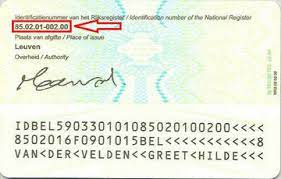
#> input picture data/raw/12.jpeg, 281 x 179 px, found by its file name; its folder holds only this picture in this run
$ python process.py   (older library calls are emulated)
#> lines starting #> are read from the running program, lines starting #| are printed output that depends on the picture; after the words box and inside, x2 and y2 are one past the last pixel; in counts of white or black regions, pixels touching at a corner belong together
#> in _process, image_path is the input picture: shape (179, 281, 3); mean B, G, R 222.3, 236.3, 232.1
### src/data/utils_old.py
from typing import List
import imutils
import cv2
import numpy as np
from typing import List


# [44 lines left out: functions get_skew_angle, rotate_image, not called in this run]


# Deskew image
def deskew(cvImage: np.array) -> np.array:
    angle = get_skew_angle(cvImage)
    return rotate_image(cvImage, -1.0 * angle)


def separate_lines(imageB, imageG):
    M, N = imageB.shape
    lines = []
    for i in range(0, M):
        if np.all(imageB[i, :] == 0):
            lines.append(i)
    l = []
    cmp = 0
    while cmp < len(lines) - 1:
        D = lines[cmp + 1] - lines[cmp]
        if D > 5:
            l.append(lines[cmp])
            l.append(lines[cmp + 1])
        cmp += 1
    l1 = imageG[0 : l[2], :]
    l2 = imageG[l[1] : l[4], :]
    l3 = imageG[l[3] :, :]
    images = [l1, l2, l3]
    l1 = imageB[0 : l[2], :]
    l2 = imageB[l[1] : l[4], :]
    l3 = imageB[l[3] :, :]
    images.append(l1)
    images.append(l2)
    images.append(l3)
    return images


def separate_characters(imageB, imageG):
    M, N = imageB.shape
    lines = [0]
    for i in range(0, N):
        if np.all(imageB[:, i] == 0):
            lines.append(i)
    l = []
    cmp = 0
    while cmp < len(lines) - 1:
        D = lines[cmp + 1] - lines[cmp]
        if D > 1:
            l.append(lines[cmp])
            l.append(lines[cmp + 1])
        cmp += 1
    characters = []
    characters.append(imageG[:, 0 : l[2]])
    cmp = 1
    while cmp < len(l) - 3:
        characters.append(imageG[:, l[cmp] : l[cmp + 3]])
        cmp += 2
    characters.append(imageG[:, l[-3] :])
    return characters


def get_characters_from_image(image: np.array) -> List[List]:
    image = cv2.cvtColor(image, cv2.COLOR_BGR2GRAY)
    rectKernel = cv2.getStructuringElement(cv2.MORPH_RECT, (13, 5))
    sqKernel = cv2.getStructuringElement(cv2.MORPH_RECT, (25, 25))
    image = imutils.resize(image, height=600)
#> image: shape (600, 941)
    gray = cv2.GaussianBlur(image, (3, 3), 0)
    blackhat = cv2.morphologyEx(gray, cv2.MORPH_BLACKHAT, rectKernel)
    gradX = cv2.Sobel(blackhat, ddepth=cv2.CV_32F, dx=1, dy=0, ksize=-1)
    gradX = np.absolute(gradX)
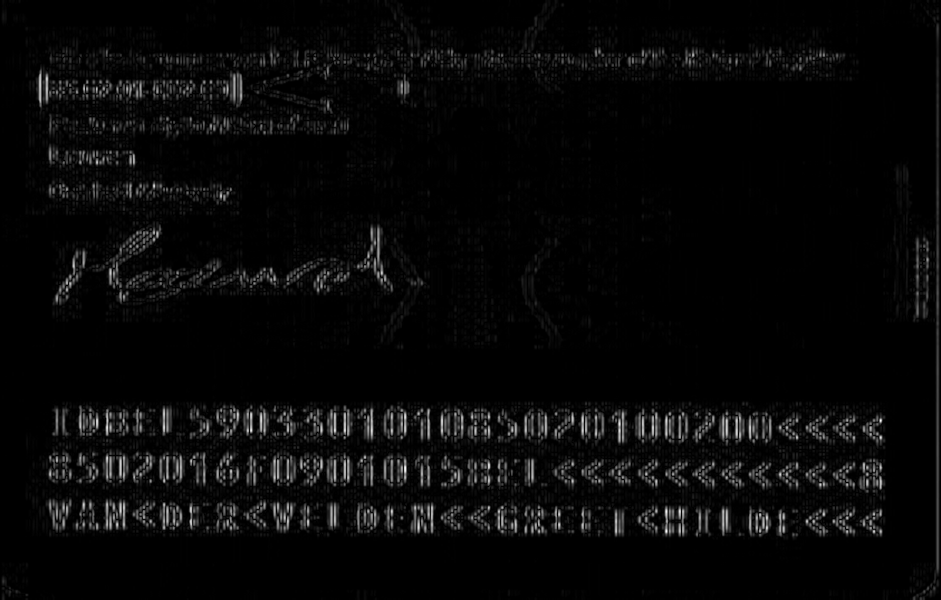
#> gradX: shape (600, 941) float32; min 0, max 2260, mean 76.9; drawn with min black and max white
    (minVal, maxVal) = (np.min(gradX), np.max(gradX))
#> minVal = 0; maxVal = 2260
    gradX = (255 * ((gradX - minVal) / (maxVal - minVal))).astype("uint8")
    gradX = cv2.morphologyEx(gradX, cv2.MORPH_CLOSE, rectKernel)
    thresh = cv2.threshold(gradX, 0, 255, cv2.THRESH_BINARY | cv2.THRESH_OTSU)[1]
#> thresh: shape (600, 941); 11.2% white; 73 white regions (29 under 20 px), largest, box (x1, y1, x2, y2) and area: (190, 406, 883, 445) 14694, (49, 452, 543, 487) 10555, (49, 499, 339, 532) 5599
    thresh = cv2.morphologyEx(thresh, cv2.MORPH_CLOSE, sqKernel)
#> thresh: shape (600, 941); 23.8% white; 6 white regions, box (x1, y1, x2, y2) and area: (49, 406, 883, 536) 98333, (38, 50, 523, 204) 22904, (55, 226, 423, 304) 7430, (914, 238, 941, 600) 3199, (535, 48, 838, 71) 2436, (937, 191, 941, 206) 60
    thresh = cv2.erode(thresh, None, iterations=4)
#> thresh: shape (600, 941); 19.2% white; 18 white regions (6 under 20 px), largest, box (x1, y1, x2, y2) and area: (53, 410, 878, 532) 89105, (42, 57, 325, 194) 13778, (113, 232, 379, 291) 3093
    p = int(image.shape[1] * 0.05)
#> p = 47
    thresh[:, 0:p] = 0
#> thresh: shape (600, 941); 19.2% white; 18 white regions (6 under 20 px), largest, box (x1, y1, x2, y2) and area: (53, 410, 878, 532) 89105, (47, 57, 325, 194) 13655, (113, 232, 379, 291) 3093
    thresh[:, image.shape[1] - p :] = 0
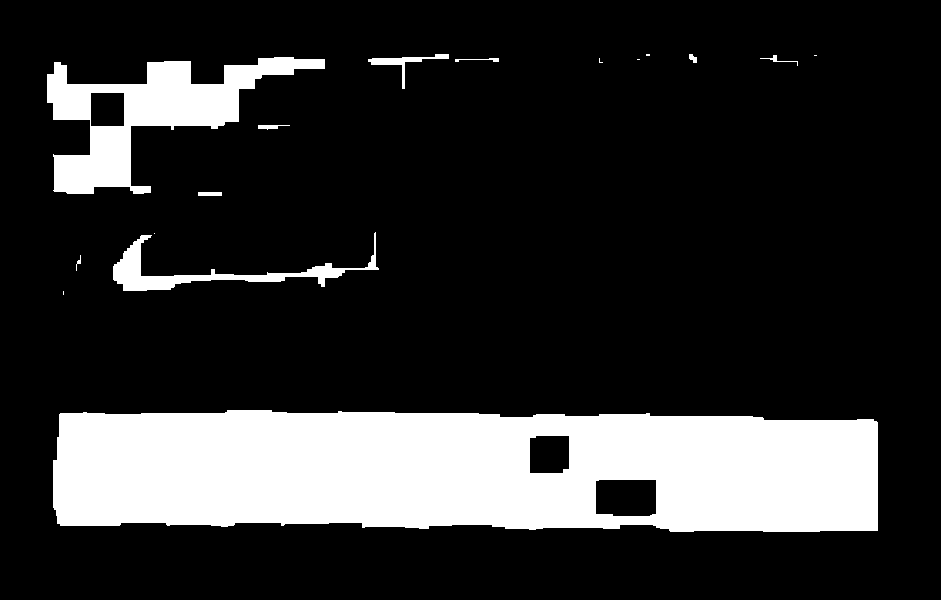
#> thresh: shape (600, 941); 18.9% white; 16 white regions (6 under 20 px)
    cnts = cv2.findContours(thresh.copy(), cv2.RETR_EXTERNAL, cv2.CHAIN_APPROX_SIMPLE)
#> cnts = 16 contours, 7 with area under 20; largest, box (x1, y1, x2, y2) and area: (53, 410, 878, 532) 91678, (47, 57, 325, 194) 14230, (113, 232, 379, 291) 2722, (368, 54, 449, 89) 390, (198, 192, 222, 196) 69
    cnts = imutils.grab_contours(cnts)
    cnts = sorted(cnts, key=cv2.contourArea, reverse=True)
    for c in cnts:
        (x, y, w, h) = cv2.boundingRect(c)
        ar = w / float(h)
        crWidth = w / float(gray.shape[1])
        # 4, 0.5
        if ar > 4 and crWidth > 0.3:
            pX = int((x + w) * 0.04)
            pY = int((y + h) * 0.04)
            (x, y) = (x - pX, y - pY)
            (w, h) = (w + (pX * 2), h + (pY * 2))
            roi = image[y : y + h, x : x + w]
            cv2.rectangle(image, (x, y), (x + w, y + h), (0, 255, 0), 2)
            break
#> this loop made 1 pass
#> (x, y, w, h, ar, crWidth, pX, pY) on pass 1: (18, 389, 895, 164, 6.76, 0.877, 35, 21)
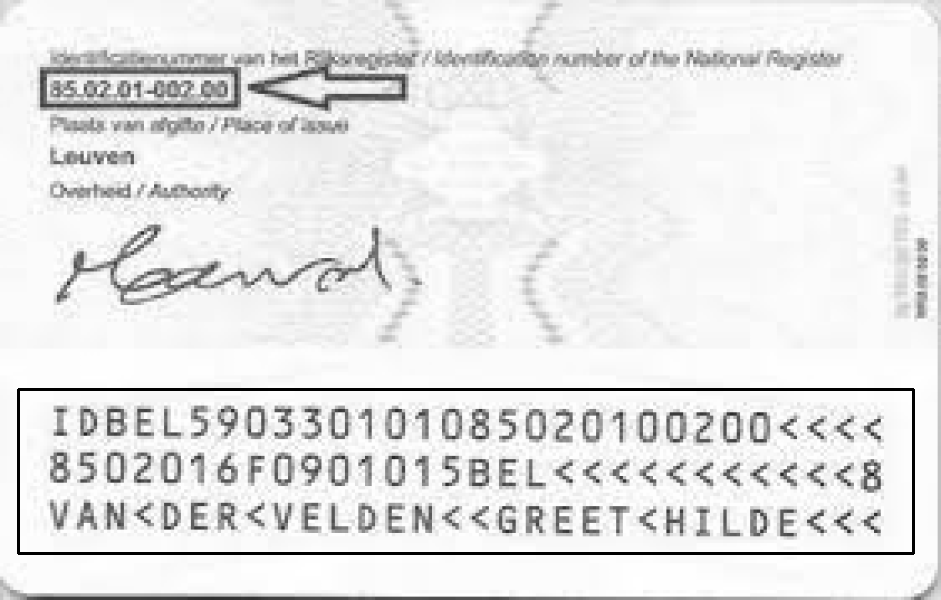
#> image: shape (600, 941); min 0, max 255, mean 230.6
    M, N = roi.shape
#> M = 164; N = 895
    roi[0:1, :] = 255
    roi[M - 1 : M, :] = 255
    roi[:, 0:1] = 255
    roi[:, N - 1 : N] = 255
    (thresh, im_bw1) = cv2.threshold(
        roi, 127, 255, cv2.THRESH_BINARY_INV | cv2.THRESH_OTSU
    )
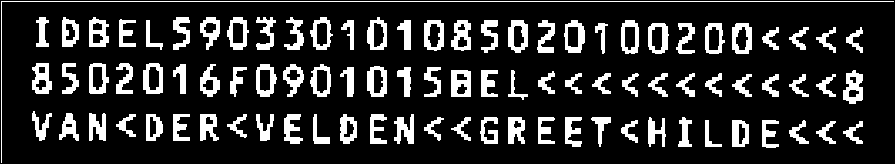
#> im_bw1: shape (164, 895); 17.3% white; 91 white regions, largest, box (x1, y1, x2, y2) and area: (1, 1, 894, 163) 1054, (843, 70, 863, 104) 423, (451, 70, 471, 97) 420
#> thresh = 181
    M, N = roi.shape
    im_bw1 = im_bw1[3:M, 3:N]
#> im_bw1: shape (161, 892); 16.9% white; 90 white regions, largest, box (x1, y1, x2, y2) and area: (840, 67, 860, 101) 423, (448, 67, 468, 94) 420, (505, 17, 525, 50) 395
    roi = roi[3:M, 3:N]
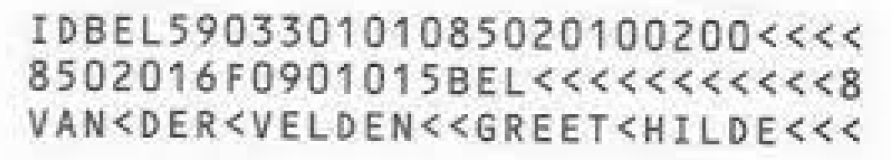
#> roi: shape (161, 892); min 35, max 255, mean 222.1
    images = separate_lines(im_bw1, roi)
#> after the loop in separate_lines, `for i in range(0, M):`: lines = 46 values from 0 to 160
#> the loop in separate_lines, `while cmp < len(lines) - 1:` made 45 passes
#> D on passes 1 to 12: 1, 1, 1, 1, 1, 1, 1, 1, 1, 1, 1, 1
#> after the loop in separate_lines, `while cmp < len(lines) - 1:`: cmp = 45; l = [13, 51, 59, 101, 107, 145]
#> in separate_lines, `l1 = imageB[0 : l[2], :]`: l1: shape (59, 892); 16.7% white; 30 white regions, largest, box (x1, y1, x2, y2) and area: (505, 17, 525, 50) 395, (729, 20, 749, 51) 391, (448, 17, 468, 48) 384
#> in separate_lines, `l2 = imageB[l[1] : l[4], :]`: l2: shape (56, 892); 15.6% white; 30 white regions, largest, box (x1, y1, x2, y2) and area: (840, 16, 860, 50) 423, (448, 16, 468, 43) 420, (29, 9, 49, 40) 393
#> in separate_lines, `l3 = imageB[l[3] :, :]`:
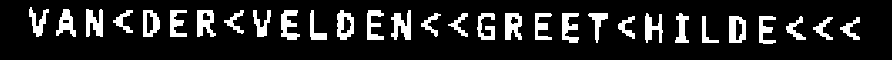
#> l3: shape (60, 892); 14.3% white; 30 white regions, largest, box (x1, y1, x2, y2) and area: (391, 10, 411, 40) 363, (505, 13, 522, 40) 344, (197, 10, 216, 37) 340
#> images = 6 items
    total = []
    for i in range(0, 3):
        characters = separate_characters(images[i + 3], images[i])
        characters = [
            cv2.resize(c, (40, 60), interpolation=cv2.INTER_AREA) for c in characters
        ]
        total.append(characters)
#> after the loop, total = 3 items
    return total

### src/data/process.py
import cv2
import imutils
import numpy as np
from utils_old import get_characters_from_image
import os
import argparse
from multiprocessing import Pool, cpu_count
from functools import partial
from typing import List
from pathlib import Path


def _process(image_name: str, input_path: Path, output_path: Path) -> None:
    image_path = cv2.imread(input_path + image_name)
    try:
        total = get_characters_from_image(image_path)
#> total = 3 items
        for i in range(3):
            for j in range(30):
                c = total[i][j]
                dim = (40, 60)
                c = cv2.resize(c, dim, interpolation=cv2.INTER_AREA)
                cv2.imwrite(
                    output_path + image_name + "_" + str(i) + "_" + str(j) + ".png",
                    c,
                )
#> this loop made 3 passes
#> pass 1, in _process, `cv2.imwrite( output_path + image_name + "_" + str(i) + "_" + str(j) + ..`:
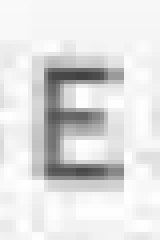
#> saved as 12.jpeg_0_3.png: shape (60, 40) (shown 4 times larger); min 66, max 254, mean 223.8
    except BaseException as err:
        print(f"Fail: Unexpected {err=}, {type(err)=}")
        print("Can't extract characters from image {}".format(image_name))


def arg_parser():
    parser = argparse.ArgumentParser()
    parser.add_argument("--input_path", "-i,", type=str, default="data/raw/")
    parser.add_argument("--output_path", "-o", type=str, default="data/processed/")
    return parser.parse_args()


if __name__ == "__main__":
    args = arg_parser()
    process = partial(_process, input_path=args.input_path, output_path=args.output_path)
    images = os.listdir(args.input_path)
    images = [
        image
        for image in images
        if image.endswith(".png") or image.endswith(".jpg") or image.endswith(".jpeg")
    ]

    with Pool(processes=cpu_count()) as pool:
        pool.map(process, images)

$ run again, on data/raw/15.jpg
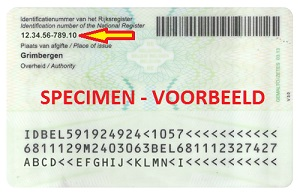
#> input picture data/raw/15.jpg, 300 x 196 px, found by its file name
#> in _process, image_path is the input picture: shape (196, 300, 3); mean B, G, R 208.8, 219.7, 218.2
#> minVal = 0; maxVal = 2176
#> in get_characters_from_image, `thresh = cv2.erode(thresh, None, iterations=4)`:
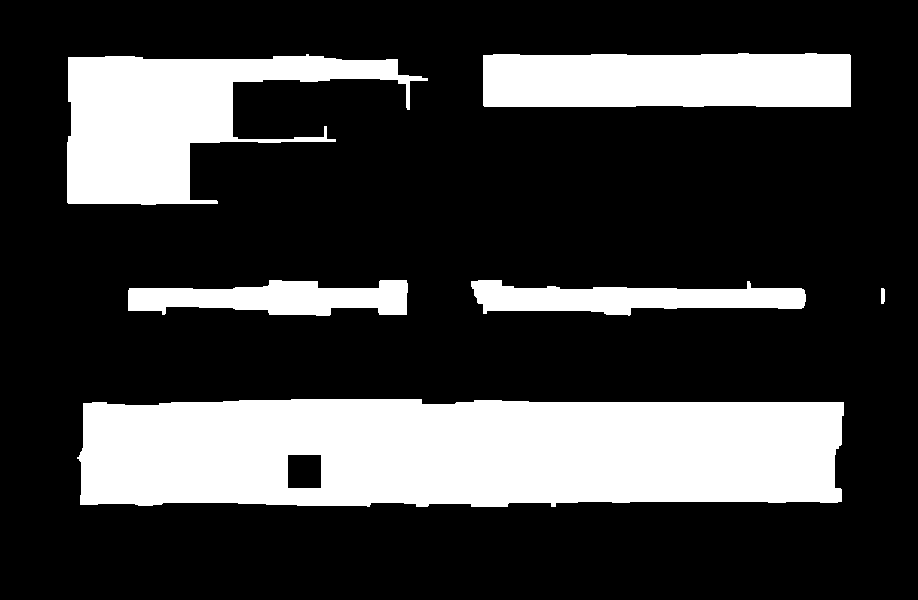
#> thresh: shape (600, 918); 24.7% white; 6 white regions, box (x1, y1, x2, y2) and area: (77, 399, 844, 507) 76346, (67, 54, 428, 205) 25932, (483, 53, 851, 107) 19271, (471, 280, 806, 316) 7423, (128, 280, 408, 316) 6986, (881, 288, 885, 304) 61
#> cnts = 5 contours; box (x1, y1, x2, y2) and area: (77, 399, 844, 507) 76557, (67, 54, 428, 205) 25256, (483, 53, 851, 107) 18852, (471, 280, 806, 316) 7054, (128, 280, 408, 316) 6660
#> the loop in get_characters_from_image, `for c in cnts:` made 1 pass
#> (x, y, w, h, ar, crWidth, pX, pY) on pass 1: (44, 379, 833, 148, 7.1, 0.836, 33, 20)
#> in get_characters_from_image, `(thresh, im_bw1) = cv2.threshold( roi, 127, 255, cv2.THRESH_BINARY_INV..`: thresh = 168
#> after the loop in separate_lines, `for i in range(0, M):`: lines = 58 values from 0 to 144
#> the loop in separate_lines, `while cmp < len(lines) - 1:` made 57 passes
#> D on passes 1 to 8: 1, 1, 1, 1, 1, 1, 1, 1
#> after the loop in separate_lines, `while cmp < len(lines) - 1:`: cmp = 57; l = [12, 43, 55, 86, 101, 129]
#> images = 6 items
#> after the loop in get_characters_from_image, `for i in range(0, 3):`: total = 3 items
#> the loop in _process, `for i in range(3):` made 3 passes
#> pass 1, in _process, `cv2.imwrite( output_path + image_name + "_" + str(i) + "_" + str(j) + ..`:
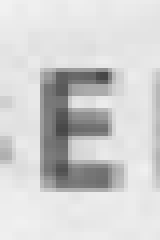
#> saved as 15.jpg_0_3.png: shape (60, 40) (shown 4 times larger); min 70, max 241, mean 209
